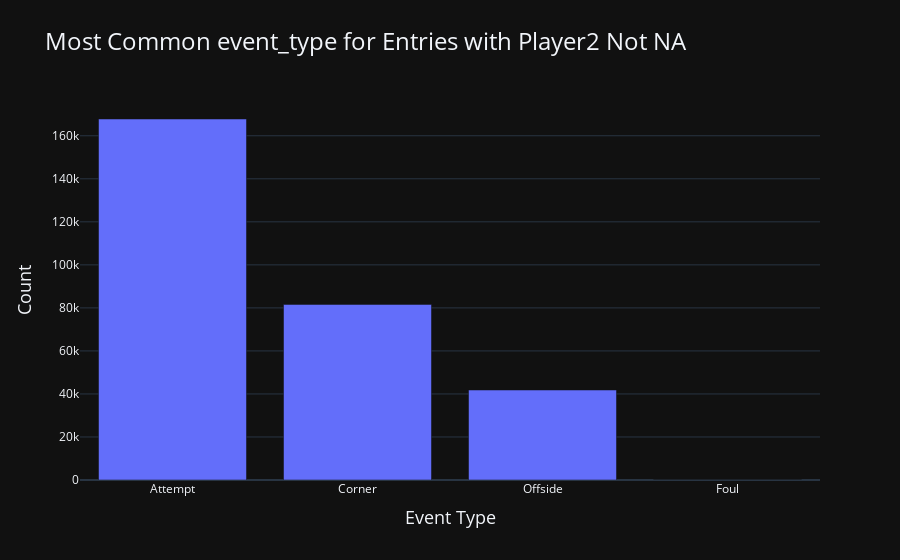

Notebook code for this chart:
### Code cell
# Filter the data for entries with player2 is valid
filtered_data = data[data['player2'].notna()]

# Map the event_type values to their descriptions
filtered_data['event_type_mapped'] = filtered_data['event_type'].map(event_type_map)

# Count the occurrences of each event_type
event_type_counts = filtered_data['event_type_mapped'].value_counts().reset_index()
event_type_counts.columns = ['Event Type', 'Count']

# Plot the data using Plotly
fig = px.bar(event_type_counts, x='Event Type', y='Count', title='Most Common event_type for Entries with Player2 Not NA',
             labels={'Count': 'Count', 'Event Type': 'Event Type'}, template='plotly_dark')

fig.update_layout(title_font_size=24, xaxis_title_font_size=18, yaxis_title_font_size=18)
fig.show()

### Figure 1 — Plotly figure (JSON) as saved in the notebook; plotly's stock layout.template omitted (floating-point values rounded to 4 significant figures)
{"data": [{"alignmentgroup": "True", "hovertemplate": "Event Type=%{x}<br>Count=%{y}<extra></extra>", "legendgroup": "", "marker": {"color": "#636efa", "pattern": {"shape": ""}}, "name": "", "offsetgroup": "", "orientation": "v", "showlegend": false, "textposition": "auto", "type": "bar", "x": ["Attempt", "Corner", "Offside", "Foul"], "xaxis": "x", "y": [167798, 81627, 41839, 46], "yaxis": "y"}], "layout": {"barmode": "relative", "legend": {"tracegroupgap": 0}, "title": {"font": {"size": 24}, "text": "Most Common event_type for Entries with Player2 Not NA"}, "xaxis": {"anchor": "y", "domain": [0, 1], "title": {"font": {"size": 18}, "text": "Event Type"}}, "yaxis": {"anchor": "x", "domain": [0, 1], "title": {"font": {"size": 18}, "text": "Count"}}}}
